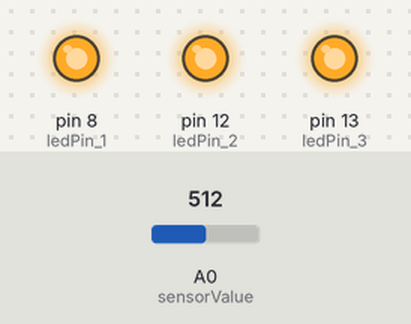
The sketch below on a simulated Arduino Uno, built with avr-gcc and run on an emulated ATmega328P. Shown: output pins drawn as LEDs (lit = HIGH). The inputs (shaded band) are chosen by the test bench; at power-on: A0 (sensorValue) = 512. What the sketch prints to the serial monitor is not drawn.

Above: at 0.1 s.
Timing chart, 0 to 1.6 s (numbered marks = the images above):
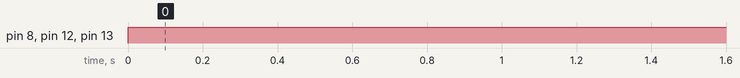

Measured:
- by itself, pin 8 (ledPin_1), pin 12 (ledPin_2), pin 13 (ledPin_3): LOW → HIGH at 0.00 s

The sketch:

lab1.ino
```cpp
int sensorPin = A1;
int ledPin_1 = 8;
int ledPin_2 = 12;
int ledPin_3 = 13;
int sensorValue = 0;

void setup() {
  // put your setup code here, to run once:
  pinMode(ledPin_1, OUTPUT);
  pinMode(ledPin_2, OUTPUT);
  pinMode(ledPin_3, OUTPUT);
  Serial.begin(9600);
}

void loop() {
  // put your main code here, to run repeatedly:
  sensorValue = analogRead(sensorValue);
//  digitalWrite(ledPin, HIGH);
//  delay(sensorValue);
//  digitalWrite(ledPin, LOW);
//  delay(sensorValue);
  if(sensorValue > 100)
    digitalWrite(ledPin_1, HIGH);
  if(sensorValue > 200)
    digitalWrite(ledPin_2, HIGH);
  if(sensorValue > 300)
    digitalWrite(ledPin_3, HIGH);
  Serial.println(sensorValue, DEC);
  delay(50);
}
```
